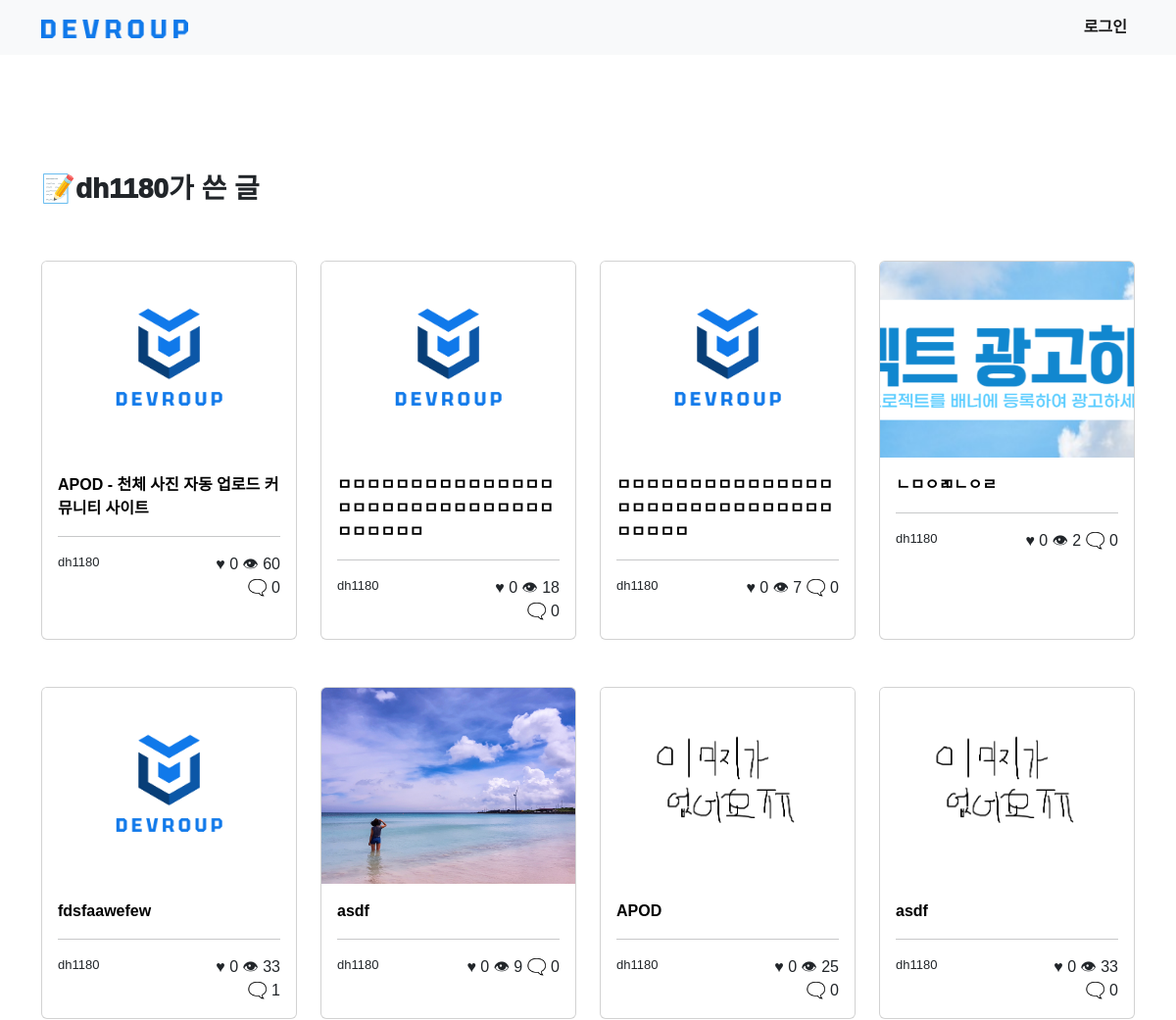
The page /user/other_user_posts/1 (upper part) on the database as committed earlier.
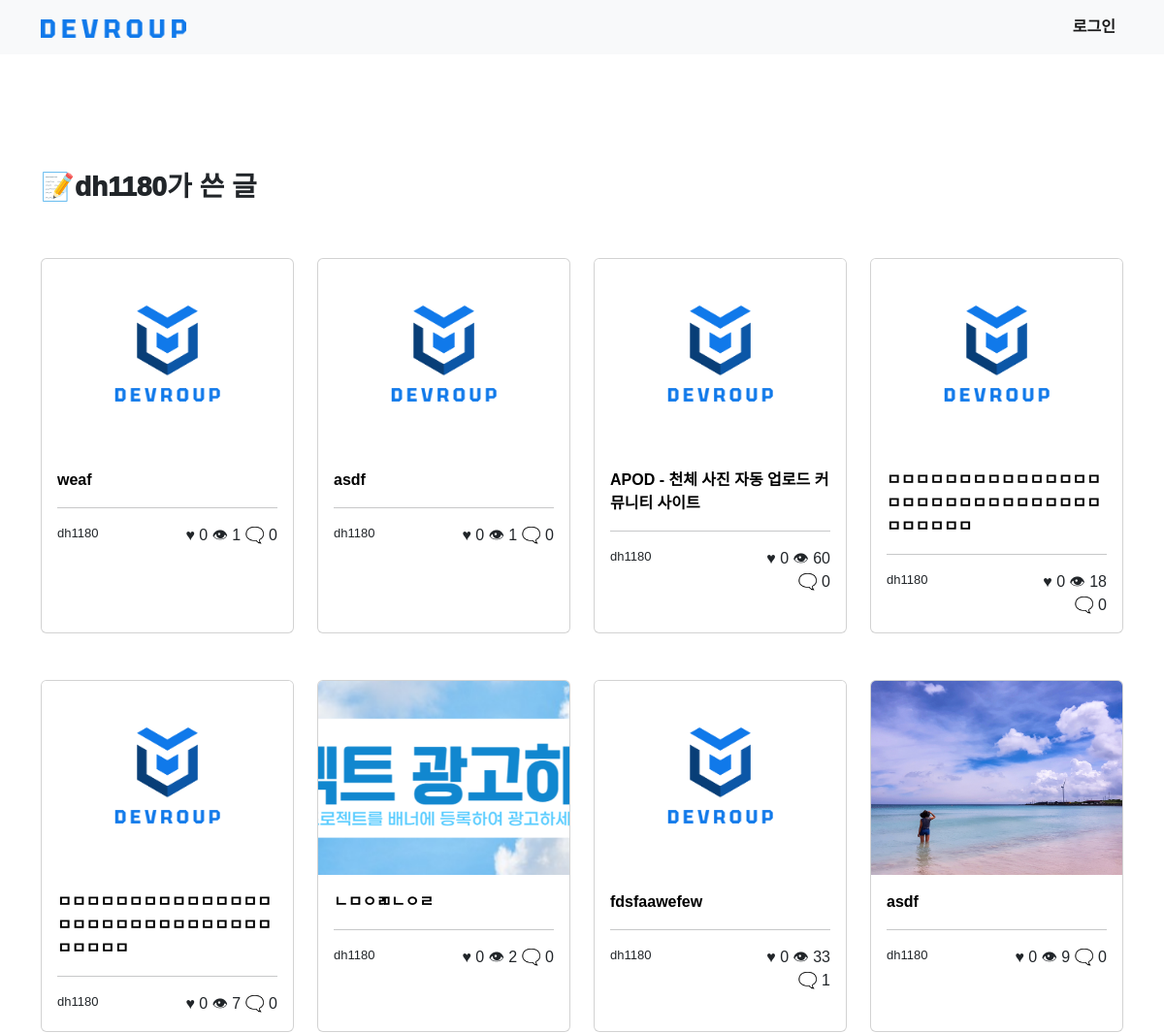
The same page on the database as committed later.
### community/models.py (models this page shows, shortened)
class Post(models.Model):
    title = models.CharField(max_length=200)
    author = models.ForeignKey(User, on_delete=models.CASCADE, null=True)
    hit = models.IntegerField(default=0)
    like = models.IntegerField(default=0)
    like_users = models.ManyToManyField(User, related_name='like_posts')
    date = models.DateTimeField(auto_now_add=True)
    image = models.ImageField(upload_to='community_thumbnail', null=True)
    content = models.TextField()
    github_address = models.URLField(null=True)
    def get_comment_count(self):
        return Comment.objects.filter(post=self).count()

### user/views.py (the view)
# urls.py: path('other_user_posts/<int:author>', views.other_user_posts, name='other_user_posts'),
def other_user_posts(request, author):
    posts = Post.objects.filter(author=author).order_by('-date')
    return render(request, 'user/other_user_posts.html', {'posts': posts, 'author': User.objects.get(pk=author)})

### user/templates/user/other_user_posts.html (shortened to what this page needs)
{% extends 'community/base.html' %} {% block content %}
<br /><br /><br /><br /><br />
<div class="container">
    <div class="row mb-5">
        <h3 style="font-weight: 1000;">📝{{ author }}가 쓴 글</h3>
    </div>
    <div class="row">
        {% for post in posts %}
        <div class="col-md-3 col-sm-12 mb-5">
            <div class="card h-100">
                <div class="media-container">
                    <img
                        src="{{ post.image.url }}"
                        class="card-img-top"
                        style="object-fit: cover; height: 200px;"
                    />
                </div>
                <div class="card-body">
                    <a
                        class="card-title stretched-link"
                        href="{% url 'community:post_detail' pk=post.pk %}"
                       style="font-weight: bold;"
                        >{{ post.title }}</a
                    >
                    <br />
                    <hr />
                    <div class="row">
                        <div class="col-6" style="font-size: small">
                            {{ post.author }}
                        </div>
                        <div class="col-6 text-end">
                            ♥&nbsp;{{ post.like }}
                            👁&nbsp;{{ post.hit }}
                            🗨️&nbsp;{{ post.get_comment_count }}
                        </div>
                    </div>
                </div>
            </div>
        </div>
        {% endfor %}
    </div>
{% endblock content %}

Rows that differ between the two databases and show on the page:
no longer on this page (row unchanged): Post: image (picture), title "APOD", author "dh1180", like "0", hit "25", get_comment_count "0"
no longer on this page (row unchanged): Post: image (picture), title "asdf", author "dh1180", like "0", hit "33", get_comment_count "0"
added Post: image (placeholder picture), title "weaf", author "dh1180", like "0", hit "1", get_comment_count "0"
added Post: image (placeholder picture), title "asdf", author "dh1180", like "0", hit "1", get_comment_count "0"
